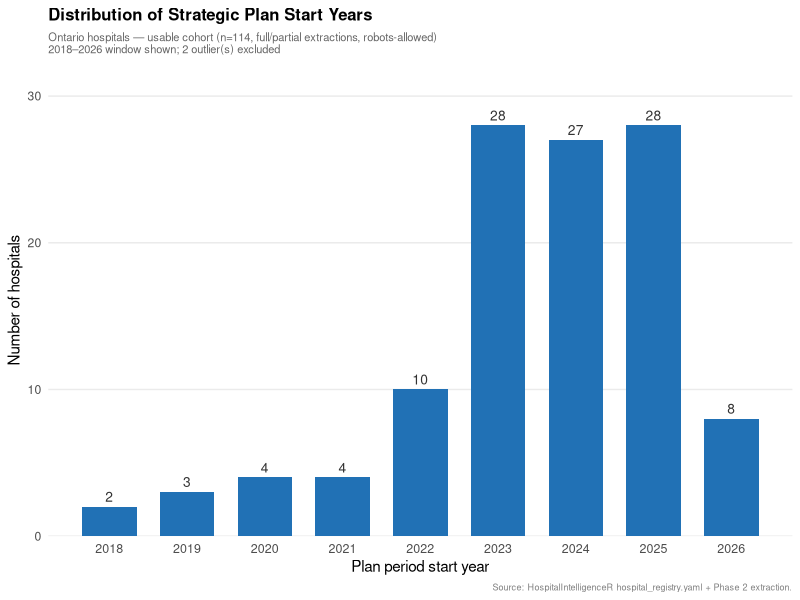
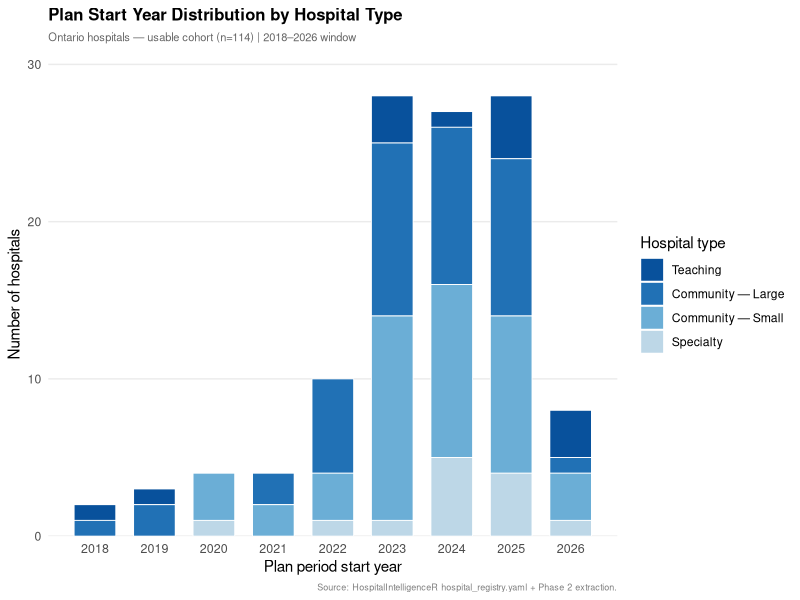

These figures' R source, in order:

# =============================================================================
# analysis/scripts/03a_explore_plan_years.R
# HospitalIntelligenceR — Direction 3 Preflight: Plan Year Distribution
#
# PURPOSE:
#   Exploratory analysis of plan_period_start year distribution before building
#   the temporal theme trend analysis. Confirms whether there is sufficient
#   spread and volume across years to support a credible trend analysis.
#
# QUESTIONS:
#   - How are hospitals distributed across plan start years?
#   - Is there sufficient volume in each year to support theme analysis?
#   - Which hospitals have missing or suspect plan start dates?
#   - Does year distribution vary by hospital type group?
#
# OUTPUTS:
#   analysis/outputs/tables/03a_plan_year_distribution.csv
#   analysis/outputs/tables/03a_plan_year_by_type.csv
#   analysis/outputs/tables/03a_missing_or_suspect_dates.csv
#   analysis/outputs/figures/03a_plan_year_histogram.png
#   analysis/outputs/figures/03a_plan_year_by_type.png
#
# DEPENDENCIES:
#   Requires 'spine' in environment (from 00_prepare_data.R)
#   OR will load analysis/data/hospital_spine.csv directly.
#
# USAGE:
#   source("analysis/scripts/00_prepare_data.R")   # if not already run
#   source("analysis/scripts/03a_explore_plan_years.R")
# =============================================================================

suppressPackageStartupMessages({
  library(dplyr)
  library(ggplot2)
  library(readr)
  library(tidyr)
  library(stringr)
})


# =============================================================================
# SECTION 1: Load data
# =============================================================================

if (!exists("spine")) {
  message("'spine' not found in environment — loading from CSV.")
  spine <- read_csv(
    "analysis/data/hospital_spine.csv",
    col_types = cols(
      .default         = col_character(),
      robots_allowed   = col_logical(),
      has_extraction   = col_logical(),
      has_vision       = col_logical(),
      has_mission      = col_logical(),
      has_values       = col_logical(),
      has_purpose      = col_logical(),
      plan_period_parse_ok = col_logical(),
      n_directions     = col_integer(),
      plan_start_year  = col_integer()
    ),
    show_col_types = FALSE
  )
}

cat(sprintf("Spine loaded: %d hospitals\n", nrow(spine)))

# Ensure plan_start_year is integer regardless of how spine was loaded
spine <- spine %>%
  mutate(plan_start_year = suppressWarnings(as.integer(plan_start_year)))


# =============================================================================
# SECTION 2: Analytical cohort — same exclusions as 01a/01b
# =============================================================================

# Collapse Community — Medium into Community — Large (n=1)
spine_all <- spine %>%
  mutate(
    type_group = case_when(
      hospital_type_group == "Community — Medium" ~ "Community — Large",
      TRUE                                        ~ hospital_type_group
    ),
    type_group = factor(type_group, levels = c(
      "Teaching",
      "Community — Large",
      "Community — Small",
      "Specialty"
    ))
  )

# Usable cohort: robots-allowed, full/partial extraction
spine_usable <- spine_all %>%
  filter(
    robots_allowed == TRUE,
    extraction_quality %in% c("full", "partial")
  )

cat(sprintf("Usable cohort (full/partial, robots-allowed): %d hospitals\n\n",
            nrow(spine_usable)))


# =============================================================================
# SECTION 3: Flag missing and suspect plan start years
# =============================================================================

# Missing: plan_start_year is NA
missing_year <- spine_usable %>%
  filter(is.na(plan_start_year)) %>%
  select(fac, hospital_name, hospital_type_group,
         plan_period_start, plan_period_parse_ok, extraction_quality)

# Suspect: years outside the plausible 2018–2026 window
# (pre-2018 plans are likely stale; post-2026 are likely data entry errors)
suspect_year <- spine_usable %>%
  filter(!is.na(plan_start_year)) %>%
  filter(plan_start_year < 2018 | plan_start_year > 2026) %>%
  select(fac, hospital_name, hospital_type_group, plan_start_year,
         plan_period_start, extraction_quality)

cat("=== Missing plan start year ===\n")
if (nrow(missing_year) == 0) {
  cat("None — all usable hospitals have a parseable plan start year.\n\n")
} else {
  print(as.data.frame(missing_year))
  cat("\n")
}

cat("=== Suspect plan start year (outside 2018–2026) ===\n")
if (nrow(suspect_year) == 0) {
  cat("None — all years within plausible window.\n\n")
} else {
  print(as.data.frame(suspect_year))
  cat("\n")
}


# =============================================================================
# SECTION 4: Year distribution — overall
# =============================================================================

# Restrict to plausible window for distribution analysis
# Flag outliers separately rather than silently dropping
YEAR_MIN <- 2018
YEAR_MAX <- 2026

spine_dated <- spine_usable %>%
  filter(!is.na(plan_start_year)) %>%
  mutate(
    year_in_window = plan_start_year >= YEAR_MIN & plan_start_year <= YEAR_MAX
  )

spine_windowed <- spine_dated %>% filter(year_in_window)
spine_outliers <- spine_dated %>% filter(!year_in_window)

year_dist <- spine_windowed %>%
  count(plan_start_year, name = "n_hospitals") %>%
  arrange(plan_start_year) %>%
  mutate(
    pct          = round(100 * n_hospitals / sum(n_hospitals), 1),
    cum_pct      = round(cumsum(n_hospitals) / sum(n_hospitals) * 100, 1),
    # Flag years with fewer than 10 hospitals — may be too thin for theme analysis
    thin_year    = n_hospitals < 10
  )

cat("=== Plan start year distribution (usable cohort, 2018–2026 window) ===\n")
print(as.data.frame(year_dist))
cat(sprintf("\nTotal in window: %d hospitals\n", sum(year_dist$n_hospitals)))
cat(sprintf("Outliers excluded from window: %d hospitals\n", nrow(spine_outliers)))
if (nrow(spine_outliers) > 0) {
  cat("  FACs excluded:\n")
  spine_outliers %>%
    select(fac, hospital_name, plan_start_year, plan_period_start) %>%
    { cat(paste0("    FAC ", .$fac, " (", .$hospital_name, "): ",
                 .$plan_start_year, " [parsed: ", .$plan_period_start, "]\n")); . } %>%
    invisible()
}
cat("\n")


# =============================================================================
# SECTION 5: Year distribution by hospital type
# =============================================================================

year_by_type <- spine_windowed %>%
  count(type_group, plan_start_year, name = "n_hospitals") %>%
  pivot_wider(
    names_from  = plan_start_year,
    values_from = n_hospitals,
    values_fill = 0
  ) %>%
  arrange(type_group)

cat("=== Plan start year by hospital type ===\n")
print(as.data.frame(year_by_type))
cat("\n")


# =============================================================================
# SECTION 6: Feasibility assessment
# =============================================================================

cat("=== Temporal feasibility assessment ===\n")

# For theme trend analysis we need sufficient hospitals per year
# Minimum threshold: 10 hospitals per year-point for stable percentages
n_years_sufficient <- sum(year_dist$n_hospitals >= 10)
n_years_thin       <- sum(year_dist$n_hospitals < 10 & year_dist$n_hospitals > 0)

cat(sprintf("  Years with >= 10 hospitals: %d\n", n_years_sufficient))
cat(sprintf("  Years with < 10 hospitals:  %d (may need grouping)\n", n_years_thin))

# Suggest banding if individual years are thin
# e.g. group into Pre-2021, 2021, 2022, 2023, 2024, 2025+
if (n_years_thin > 0) {
  cat("\n  Thin years (< 10 hospitals):\n")
  year_dist %>%
    filter(thin_year) %>%
    { cat(paste0("    ", .$plan_start_year, ": n=", .$n_hospitals, "\n")); . } %>%
    invisible()
  cat("\n  Consider banding thin years into a combined group (e.g. '2018–2020')\n")
  cat("  before proceeding with theme trend analysis.\n")
}

cat("\n")


# =============================================================================
# SECTION 7: Write tables
# =============================================================================

dir.create("analysis/outputs/tables", recursive = TRUE, showWarnings = FALSE)

write_csv(year_dist,    "analysis/outputs/tables/03a_plan_year_distribution.csv")
write_csv(year_by_type, "analysis/outputs/tables/03a_plan_year_by_type.csv")

# Missing/suspect flags — always write even if empty (useful as a record)
write_csv(missing_year, "analysis/outputs/tables/03a_missing_dates.csv")
write_csv(suspect_year, "analysis/outputs/tables/03a_suspect_dates.csv")

cat("Tables written to analysis/outputs/tables/\n\n")


# =============================================================================
# SECTION 8: Chart 1 — Overall year histogram
# =============================================================================

dir.create("analysis/outputs/figures", recursive = TRUE, showWarnings = FALSE)

p_hist <- ggplot(
  spine_windowed,
  aes(x = plan_start_year)
) +
  geom_bar(fill = "#2171B5", width = 0.7) +
  geom_text(
    stat  = "count",
    aes(label = after_stat(count)),
    vjust = -0.5,
    size  = 3.5,
    colour = "grey20"
  ) +
  scale_x_continuous(
    breaks = YEAR_MIN:YEAR_MAX
  ) +
  scale_y_continuous(
    limits = c(0, NA),
    expand = expansion(mult = c(0, 0.15))
  ) +
  labs(
    title    = "Distribution of Strategic Plan Start Years",
    subtitle = sprintf(
      "Ontario hospitals — usable cohort (n=%d, full/partial extractions, robots-allowed)\n%d–%d window shown; %d outlier(s) excluded",
      nrow(spine_windowed), YEAR_MIN, YEAR_MAX, nrow(spine_outliers)
    ),
    x       = "Plan period start year",
    y       = "Number of hospitals",
    caption = "Source: HospitalIntelligenceR hospital_registry.yaml + Phase 2 extraction."
  ) +
  theme_minimal(base_size = 11) +
  theme(
    plot.title    = element_text(face = "bold", size = 12),
    plot.subtitle = element_text(colour = "grey40", size = 8),
    plot.caption  = element_text(colour = "grey50", size = 6.5),
    panel.grid.major.x = element_blank(),
    panel.grid.minor   = element_blank(),
    axis.text.x   = element_text(size = 9)
  )

ggsave(
  "analysis/outputs/figures/03a_plan_year_histogram.png",
  plot   = p_hist,
  width  = 8,
  height = 5,
  dpi    = 300
)
cat("Figure saved: 03a_plan_year_histogram.png\n")


# =============================================================================
# SECTION 9: Chart 2 — Year distribution by hospital type (stacked bar)
# =============================================================================

year_type_long <- spine_windowed %>%
  count(type_group, plan_start_year, name = "n_hospitals")

p_type_year <- ggplot(
  year_type_long,
  aes(x = plan_start_year, y = n_hospitals, fill = type_group)
) +
  geom_col(width = 0.7, colour = "white", linewidth = 0.3) +
  scale_fill_manual(
    values = c(
      "Teaching"          = "#08519C",
      "Community — Large" = "#2171B5",
      "Community — Small" = "#6BAED6",
      "Specialty"         = "#BDD7E7"
    ),
    name = "Hospital type"
  ) +
  scale_x_continuous(breaks = YEAR_MIN:YEAR_MAX) +
  scale_y_continuous(
    limits = c(0, NA),
    expand = expansion(mult = c(0, 0.1))
  ) +
  labs(
    title    = "Plan Start Year Distribution by Hospital Type",
    subtitle = sprintf(
      "Ontario hospitals — usable cohort (n=%d) | %d–%d window",
      nrow(spine_windowed), YEAR_MIN, YEAR_MAX
    ),
    x       = "Plan period start year",
    y       = "Number of hospitals",
    caption = "Source: HospitalIntelligenceR hospital_registry.yaml + Phase 2 extraction."
  ) +
  theme_minimal(base_size = 11) +
  theme(
    plot.title    = element_text(face = "bold", size = 12),
    plot.subtitle = element_text(colour = "grey40", size = 8),
    plot.caption  = element_text(colour = "grey50", size = 6.5),
    panel.grid.major.x = element_blank(),
    panel.grid.minor   = element_blank(),
    axis.text.x   = element_text(size = 9),
    legend.position = "right"
  )

ggsave(
  "analysis/outputs/figures/03a_plan_year_by_type.png",
  plot   = p_type_year,
  width  = 8,
  height = 5,
  dpi    = 300
)
cat("Figure saved: 03a_plan_year_by_type.png\n")

cat("\nDone. Review year distribution before proceeding to 03b_theme_trends.R\n")
cat("Key decision: are any years thin enough to require banding?\n")
